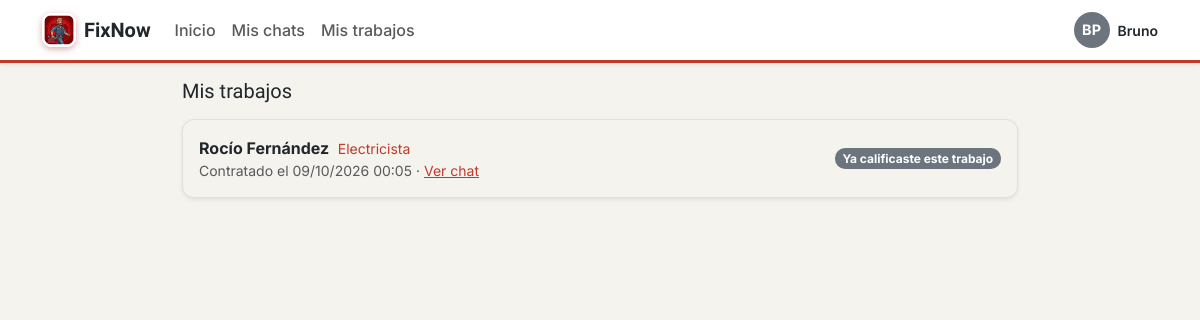
The app's page /mis_trabajos.php (signed in) with its own data.
### tables this page shows
CREATE TABLE USUARIO (
    id_usuario     INT AUTO_INCREMENT PRIMARY KEY,
    nombre         VARCHAR(60) NOT NULL,
    apellido       VARCHAR(60) NOT NULL,
    mail           VARCHAR(120) NOT NULL UNIQUE,    
    contrasena     VARCHAR(255) NOT NULL,           
    rol            ENUM('cliente','trabajador','admin') NOT NULL,
    id_localidad   INT,
    fecha_registro DATETIME DEFAULT CURRENT_TIMESTAMP,
    estado         ENUM('activo','pendiente','bloqueado') NOT NULL DEFAULT 'activo',
     
     
    intentos_fallidos TINYINT UNSIGNED NOT NULL DEFAULT 0,
    bloqueado_hasta   DATETIME NULL,
     
    ultimo_acceso     DATETIME NULL,
     
     
     
    latitud           DECIMAL(9,6) NULL,
    longitud          DECIMAL(9,6) NULL,
    FOREIGN KEY (id_localidad) REFERENCES LOCALIDAD(id_localidad)
);

CREATE TABLE SOLICITUD (
    id_solicitud                INT AUTO_INCREMENT PRIMARY KEY,
    id_usuario                  INT NOT NULL,   
    id_trabajador                INT NOT NULL,   
    mensaje_inicial              TEXT,
    estado_contacto              ENUM('pendiente','aceptada','rechazada') NOT NULL DEFAULT 'pendiente',
    fecha_creacion                DATETIME DEFAULT CURRENT_TIMESTAMP,
    estado_trabajo                ENUM('no_solicitado','pendiente','aceptado','rechazado') NOT NULL DEFAULT 'no_solicitado',
    fecha_confirmacion_trabajo    DATETIME NULL,   
    confirmado_cliente            BOOLEAN NOT NULL DEFAULT FALSE,
    confirmado_trabajador         BOOLEAN NOT NULL DEFAULT FALSE,
     
     
     
     
    calificaciones_eliminadas     TINYINT UNSIGNED NOT NULL DEFAULT 0,
     
     
    posponer_cliente_hasta        DATETIME NULL,
    posponer_trabajador_hasta     DATETIME NULL,
    FOREIGN KEY (id_usuario) REFERENCES USUARIO(id_usuario) ON DELETE CASCADE,
    FOREIGN KEY (id_trabajador) REFERENCES TRABAJADOR(id_trabajador) ON DELETE CASCADE
);

CREATE TABLE TRABAJADOR (
    id_trabajador       INT AUTO_INCREMENT PRIMARY KEY,
    id_usuario          INT NOT NULL UNIQUE,    
    oficio              VARCHAR(80),
    descripcion         TEXT,
    anios_experiencia   TINYINT,
    estado_habilitacion ENUM('pendiente','habilitado','rechazado') NOT NULL DEFAULT 'pendiente',
    foto_perfil         VARCHAR(255),
     
    motivo_rechazo      VARCHAR(255) NULL,
    FOREIGN KEY (id_usuario) REFERENCES USUARIO(id_usuario) ON DELETE CASCADE
);

### src/helpers/Sesion.php (called while the page is built, shortened)
<?php
class Sesion
{
    public static function rolActual(): ?string
    {
        return $_SESSION['rol'] ?? null;
    }
    public static function idUsuarioActual(): ?int
    {
        return $_SESSION['id_usuario'] ?? null;
    }
}

### src/models/Usuario.php (called while the page is built, shortened)
<?php
class Usuario
{
    private PDO $pdo;
    public function __construct(PDO $pdo)
    {
        $this->pdo = $pdo;
    }
    public function buscarPorId(int $idUsuario): ?array
    {
        $consulta = $this->pdo->prepare(
            'SELECT id_usuario, nombre, apellido, mail, rol, estado FROM USUARIO WHERE id_usuario = ?'
        );
        $consulta->execute([$idUsuario]);
        $fila = $consulta->fetch();
        return $fila ?: null;
    }
}

### src/config/Database.php (called while the page is built, shortened)
<?php
class Database
{
    private static ?PDO $instancia = null;
    public static function getConexion(): PDO
    {
        if (self::$instancia === null) {
            $host = getenv('DB_HOST');
            $nombreBD = getenv('DB_NAME');
            $usuario = getenv('DB_USER');
            $clave = getenv('DB_PASS');
            $dsn = "mysql:host={$host};dbname={$nombreBD};charset=utf8mb4";
            $opciones = [
                PDO::ATTR_ERRMODE => PDO::ERRMODE_EXCEPTION,
                PDO::ATTR_DEFAULT_FETCH_MODE => PDO::FETCH_ASSOC,
                PDO::ATTR_EMULATE_PREPARES => false,
            ];
            try {
                self::$instancia = new PDO($dsn, $usuario, $clave, $opciones);
            } catch (PDOException $error) {
                error_log('Error de conexión a la base de datos: ' . $error->getMessage());
                die('No se pudo conectar a la base de datos. Intente más tarde.');
            }
        }
        return self::$instancia;
    }
}

### src/models/Solicitud.php (called while the page is built, shortened)
<?php
class Solicitud
{
    private PDO $pdo;
    public function __construct(PDO $pdo)
    {
        $this->pdo = $pdo;
    }
    private function base(): string
    {
        return "SELECT s.*,
                       uc.nombre   AS cliente_nombre,
                       uc.apellido AS cliente_apellido,
                       t.id_usuario AS id_usuario_trabajador,
                       t.oficio,
                       ut.nombre   AS trabajador_nombre,
                       ut.apellido AS trabajador_apellido,
                       (SELECT m.contenido FROM MENSAJE m
                         WHERE m.id_solicitud = s.id_solicitud
                         ORDER BY m.id_mensaje DESC LIMIT 1) AS ultimo_mensaje,
                       (SELECT cal.id_calificacion FROM CALIFICACION cal
                         WHERE cal.id_solicitud = s.id_solicitud) AS id_calificacion
                  FROM SOLICITUD s
                  JOIN USUARIO uc ON uc.id_usuario = s.id_usuario
                  JOIN TRABAJADOR t ON t.id_trabajador = s.id_trabajador
                  JOIN USUARIO ut ON ut.id_usuario = t.id_usuario";
    }
    public function listarTrabajosDeCliente(int $idUsuarioCliente): array
    {
        $consulta = $this->pdo->prepare(
            $this->base() . " WHERE s.id_usuario = ? AND s.estado_trabajo = 'aceptado'
                              ORDER BY s.id_solicitud DESC"
        );
        $consulta->execute([$idUsuarioCliente]);
        return $consulta->fetchAll();
    }
}

### public/mis_trabajos.php (the view, shortened to what this page needs)
<?php
$trabajos = (new Solicitud(Database::getConexion()))->listarTrabajosDeCliente(Sesion::idUsuarioActual());
?>
<!DOCTYPE html>
<html lang="es">
<head>
    <link href="https://cdn.jsdelivr.net/npm/bootstrap@5.3.3/dist/css/bootstrap.min.css" rel="stylesheet">
    <link rel="stylesheet" href="assets/css/estilos.css">
</head>
<body class="bg-light">
<?php require __DIR__ . '/../src/views/navbar.php'; ?>
<div class="container pb-5" style="max-width: 860px;">
    <h1 class="h5 mb-3">Mis trabajos</h1>
    <?php if (empty($trabajos)): ?>
        <div class="alert alert-info">
            Todavía no contrataste ningún trabajo.
            <a href="panel_cliente.php" class="alert-link">Buscá un trabajador</a>.
        </div>
    <?php else: ?>
        <?php foreach ($trabajos as $t): ?>
            <?php
            $terminado = (bool) $t['confirmado_cliente'] && (bool) $t['confirmado_trabajador'];
            $bloqueadoCalificar = $terminado && $t['id_calificacion'] === null
                && !CalificacionController::evaluarElegibilidad(Sesion::idUsuarioActual(), (int) $t['id_solicitud'])['puede'];
            ?>
            <div class="card shadow-sm mb-3">
                <div class="card-body d-flex flex-wrap align-items-center gap-2">
                    <div class="flex-grow-1">
                        <strong><?= Vista::e($t['trabajador_nombre'] . ' ' . $t['trabajador_apellido']) ?></strong>
                        <span class="text-primary small ms-1"><?= Vista::e($t['oficio']) ?></span>
                        <div class="small text-muted">
                            Contratado el <?= Vista::e(Vista::fecha($t['fecha_confirmacion_trabajo'])) ?>
                            · <a href="chat.php?id=<?= (int) $t['id_solicitud'] ?>">Ver chat</a>
                        </div>
                    </div>
                    <?php if ($bloqueadoCalificar): ?>
                        <span class="badge text-bg-secondary">No podés calificar a este trabajador</span>
                    <?php elseif ($terminado && $t['id_calificacion'] === null): ?>
                        <a href="calificar.php?id=<?= (int) $t['id_solicitud'] ?>" class="btn btn-warning btn-sm">★ Calificar</a>
                    <?php elseif ($terminado): ?>
                        <span class="badge text-bg-secondary">Ya calificaste este trabajo</span>
                    <?php elseif (!$t['confirmado_cliente'] && $t['confirmado_trabajador']): ?>
                        <span class="small text-muted">El trabajador lo marcó como terminado.</span>
                        <?= Vista::formAccion('pregunta_si', (int) $t['id_solicitud'], 'Confirmar que terminó', 'btn-success btn-sm') ?>
                    <?php elseif (!$t['confirmado_cliente']): ?>
                        <span class="badge text-bg-primary">En curso · te vamos a preguntar si ya terminó</span>
                    <?php else: ?>
                        <span class="badge text-bg-warning">Esperando confirmación del trabajador</span>
                    <?php endif; ?>
                </div>
            </div>
        <?php endforeach; ?>
    <?php endif; ?>
</div>
</body>
</html>

### src/views/navbar.php (shortened to what this page needs)
<?php
$rolNav = Sesion::rolActual();
$idUsuarioNav = Sesion::idUsuarioActual();
$pdoNav = Database::getConexion();
$usuarioNav = (new Usuario($pdoNav))->buscarPorId($idUsuarioNav) ?? ['nombre' => '', 'apellido' => ''];
$fotoNav = ($rolNav === 'trabajador') ? (new Trabajador($pdoNav))->fotoDeUsuario($idUsuarioNav) : null;
$perfilNav = ($rolNav === 'trabajador') ? 'mi_perfil.php' : 'mi_cuenta.php';
?>
<nav class="navbar navbar-expand bg-white border-bottom shadow-sm mb-3">
    <div class="container">
        <a class="navbar-brand fw-bold d-flex align-items-center gap-2" href="panel_<?= Vista::e($rolNav) ?>.php">
            <img src="assets/img/logo.png" alt="" class="logo-marca"> FixNow
        </a>
        <ul class="navbar-nav me-auto">
            <?php if ($rolNav === 'cliente'): ?>
                <li class="nav-item"><a class="nav-link" href="panel_cliente.php">Inicio</a></li>
                <li class="nav-item"><a class="nav-link" href="chats.php">Mis chats</a></li>
                <li class="nav-item"><a class="nav-link" href="mis_trabajos.php">Mis trabajos</a></li>
            <?php endif; ?>
        </ul>
        <a href="<?= Vista::e($perfilNav) ?>" class="perfil-nav d-flex align-items-center gap-2 text-decoration-none"
           title="Ir a mi perfil">
            <?= Vista::avatar($fotoNav, (string) $usuarioNav['nombre'], (string) $usuarioNav['apellido'], 36) ?>
            <span class="perfil-nav-nombre small fw-semibold d-none d-sm-inline"><?= Vista::e($usuarioNav['nombre']) ?></span>
        </a>
    </div>
</nav>

### src/helpers/Vista.php (shortened to what this page needs)
<?php
class Vista
{
    public static function e(?string $texto): string
    {
        return htmlspecialchars($texto ?? '', ENT_QUOTES, 'UTF-8');
    }
    public static function avatar(?string $foto, string $nombre, string $apellido, int $tamano = 64): string
    {
        $estilo = "width:{$tamano}px;height:{$tamano}px;";
        $iniciales = mb_strtoupper(mb_substr($nombre, 0, 1) . mb_substr($apellido, 0, 1));
        return '<div class="rounded-circle bg-secondary text-white d-flex align-items-center '
             . 'justify-content-center fw-bold" style="' . $estilo . 'font-size:' . ($tamano / 2.5) . 'px;">'
             . self::e($iniciales) . '</div>';
    }
    public static function fecha(?string $fecha): string
    {
        return $fecha ? date('d/m/Y H:i', strtotime($fecha)) : '';
    }
}

### public/assets/css/estilos.css (style rules this page uses)
:root { --fx-primary: #C1392B; --fx-primary-dark: #9A2E22; --fx-primary-soft: #F8E1DE; --fx-accent: #C97A3D; --fx-gold: #D79A2C; --fx-bg: #F5F3EE; --fx-ink: #20262C; --fx-border: #E4E0D6; --bs-primary: #C1392B; --bs-primary-rgb: 193, 57, 43; --bs-link-color: #C1392B; --bs-link-color-rgb: 193, 57, 43; --bs-link-hover-color: #9A2E22; --bs-link-hover-color-rgb: 154, 46, 34; --bs-body-color: #20262C; --bs-body-bg: #F5F3EE; --bs-border-color: #E4E0D6; --bs-border-radius: .625rem; }
h1, h2, h3, h4, h5, h6, .navbar-brand, .h1, .h2, .h3, .h4, .h5, .h6 { font-family: 'Sora', 'Inter', 'Segoe UI', sans-serif; color: var(--fx-ink); }
.text-primary { color: #C1392B !important; }
.card { border: 1px solid var(--fx-border); border-radius: .75rem; box-shadow: 0 1px 2px rgba(32, 38, 44, .06), 0 4px 14px rgba(32, 38, 44, .05); }
.navbar { border-bottom: 3px solid var(--fx-primary) !important; }
.navbar .nav-link { font-weight: 500; }
.logo-marca { width: 34px; height: 34px; border-radius: 9px; object-fit: cover; box-shadow: 0 2px 6px rgba(154, 46, 34, .4); }
body { font-family: 'Inter', 'Segoe UI', Roboto, Arial, sans-serif; -webkit-font-smoothing: antialiased; }
body.bg-light { background-color: var(--fx-bg) !important; }
.perfil-nav { color: var(--fx-ink); }

### records on screen
usuario: self::e($iniciales) "BP", nombre "Bruno"
solicitud: usuario.nombre+apellido "Rocío Fernández", id_trabajador.oficio "Electricista", fecha_confirmacion_trabajo "09/10/2026 00:05", confirmado_cliente "Ya calificaste este trabajo"
